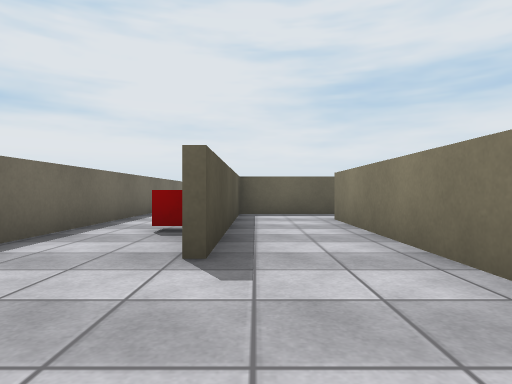
View 1 (above)

19 first-person views from a walk through a Unity game level. The camera is 0.56 m above the floor, looks level and sees 75° across. The floor is counted in squares, 1 m on a side. Each view is taken from the middle of a square. On the plan, view 1 faces up. The plan holds only what a view shows up to about 9 squares ahead; the rest is blank. The place goes on beyond the plan. The player is left out. Surface patterns are stand-ins for the level's own textures.

View 2
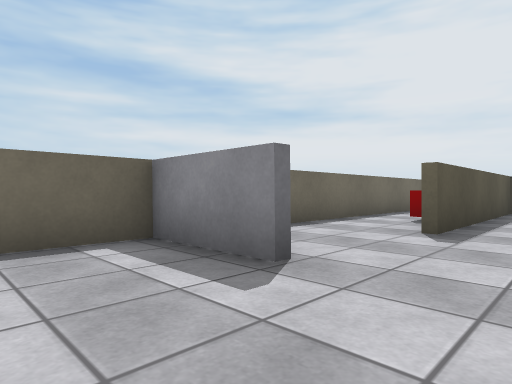

View 3
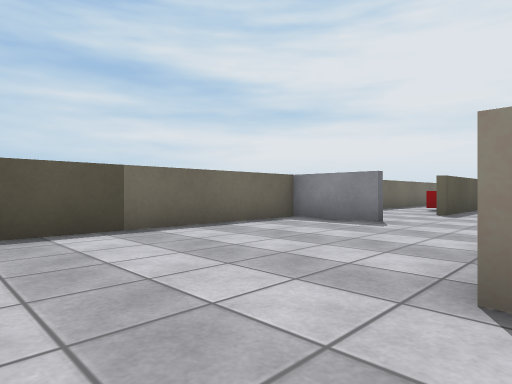

View 4
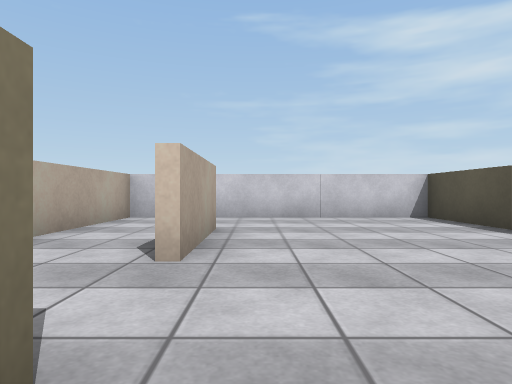

View 5
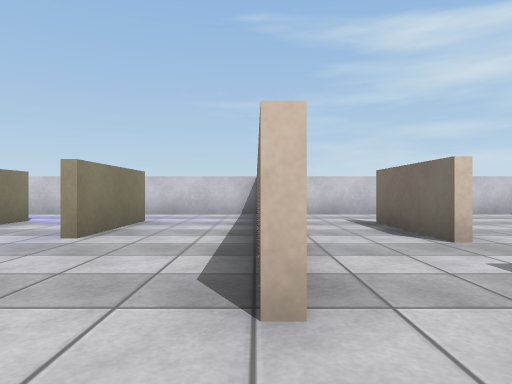

View 6
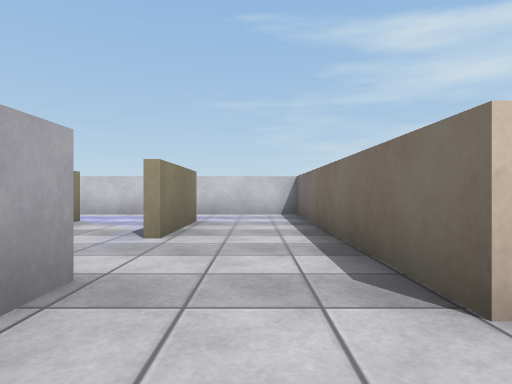

View 7
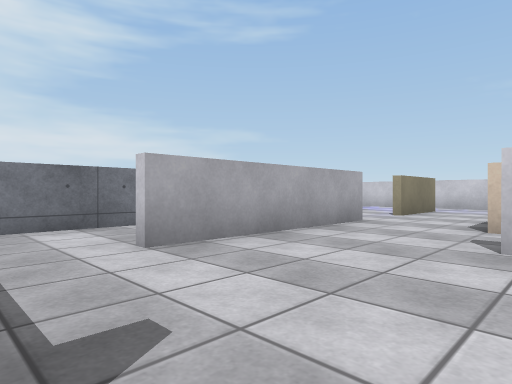

View 8
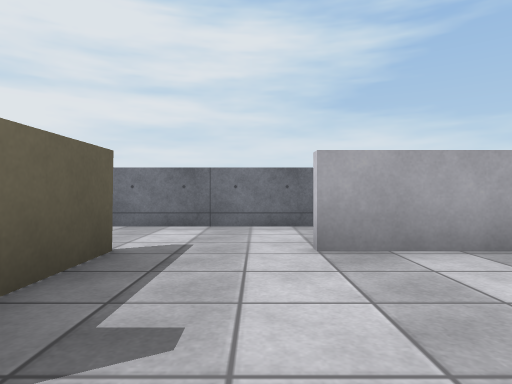

View 9
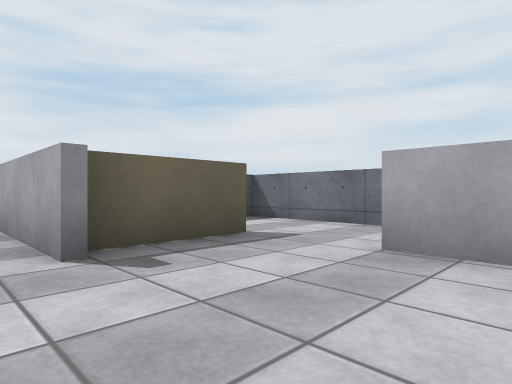

View 10
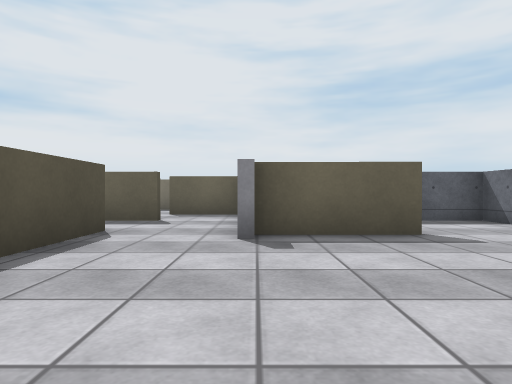

View 11
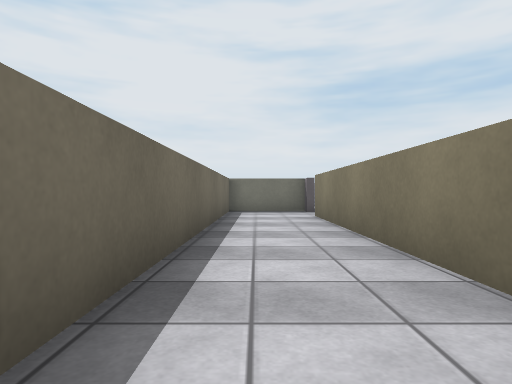

View 12
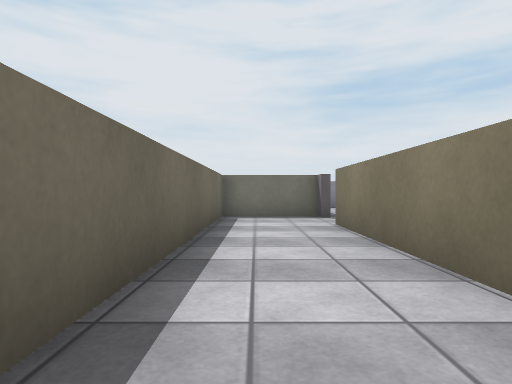

View 13
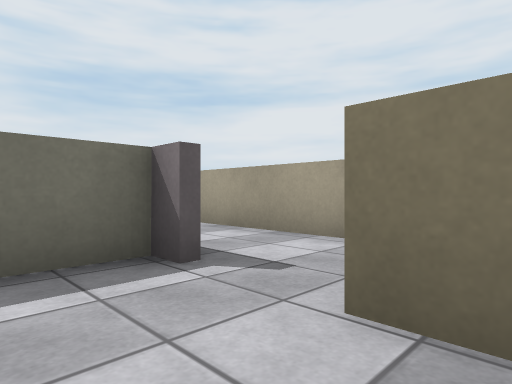

View 14
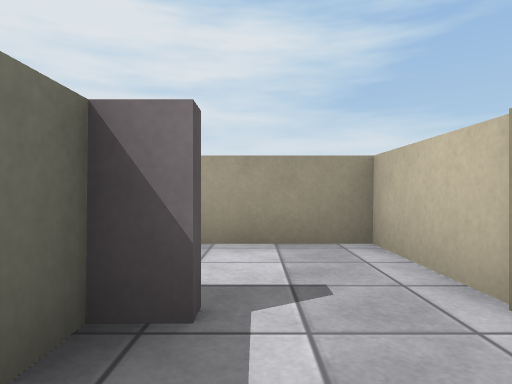

View 15
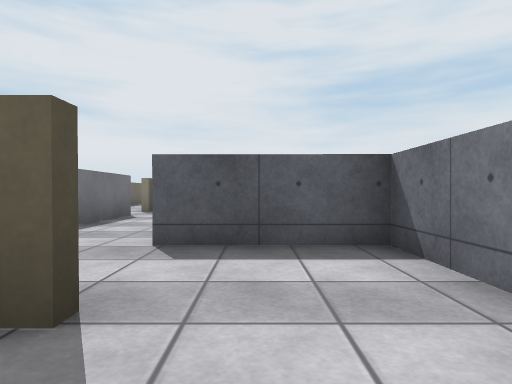

View 16
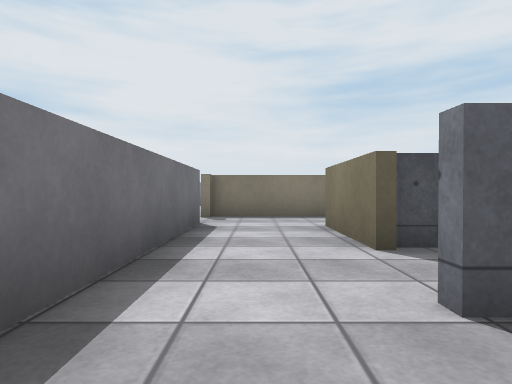

View 17
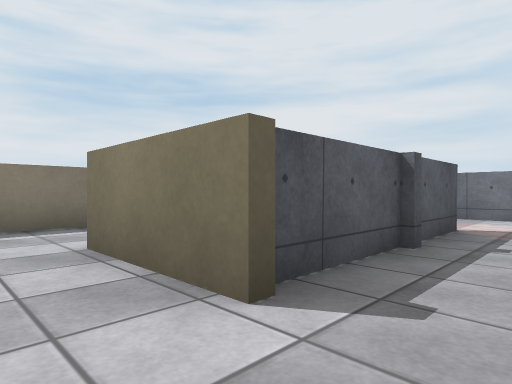

View 18
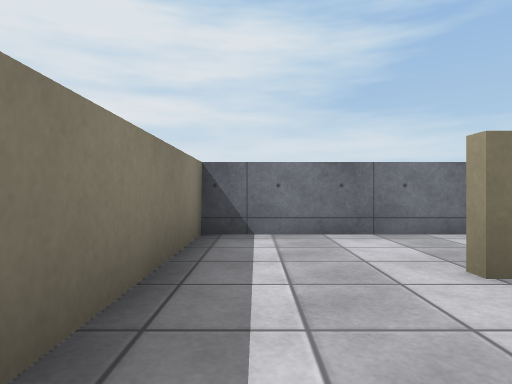

View 19
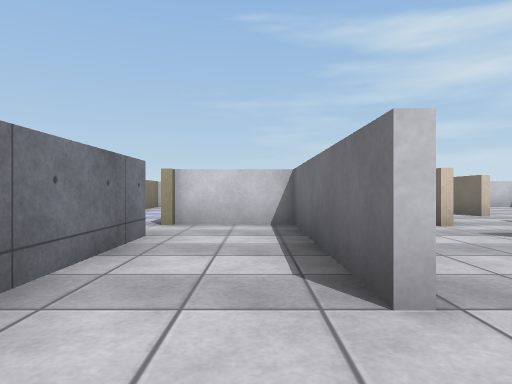

### Floor plan
Key: @ floor where view 1 was taken; # wall or solid block; x gap in a wall; . floor; C red cube.
Columns run from 3 left of view 1 to 13 right of it. Each row starts with its distance up from view 1.
 15 ####.# #####
 14 #....# .... #
 13 #..#####....#
 12 #..#   #.#..#
 11 #..#   #.#..#  .#
 10 #..# ###.#####..#
  9 #..# ..#....x
  8 #..###.#.####
  7 #..#.x.#....#
  6 #..#.#.###..#
  5 #.C#.#......#
  4 #..#.#...#..#
  3 #..#.#...#..#
  2  ....##..#..#
  1  ....#...#...
  0 ###@...#.###.
 -1 #......#...
 -2 #....#.#...
 -3 #....#.#.#..
 -4 #....#.#.#..#
 -5 #......#.....
 -6 #......#.....
 -7 ##############

Where each view was taken, in squares from view 1:
view 1: 0 up, 0 right, facing up
view 2: 2 down, 1 right, facing up-left
view 3: 6 down, 2 right, facing up-left
view 4: 1 up, 1 right, facing down
view 5: 2 up, 4 right, facing down
view 6: 2 up, 5 right, facing down
view 7: 6 up, 3 right, facing down-right
view 8: 5 up, 3 right, facing right
view 9: 3 up, 3 right, facing up-right
view 10: 2 up, 4 right, facing up
view 11: 5 up, 2 left, facing up
view 12: 7 up, 2 left, facing up
view 13: 12 up, 2 left, facing up-right
view 14: 14 up, 2 left, facing right
view 15: 5 up, 7 right, facing up
view 16: 7 up, 5 right, facing up
view 17: 9 up, 5 right, facing up-right
view 18: 14 up, 4 right, facing right
view 19: 6 up, 7 right, facing down
